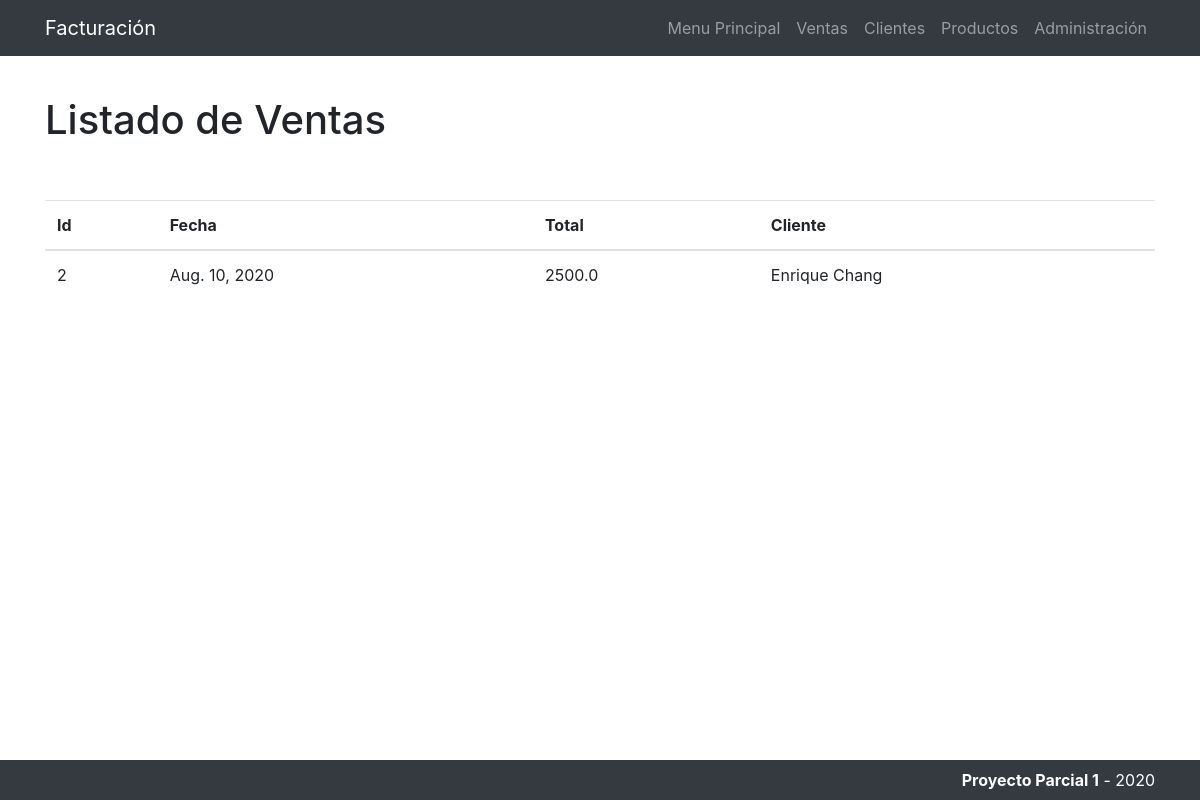
Page /listarfactura/ on the committed database.
### app/models.py (models this page shows, shortened)
class Factura(models.Model):
    cliente = models.ForeignKey(Cliente, on_delete = models.CASCADE)
    fecha = models.DateField()
    total = models.FloatField(default=0)

class Cliente(models.Model):
    ruc = models.CharField(max_length=13)
    nombre = models.CharField(max_length=300)
    direccion = models.TextField(blank=True, null=True)
    producto = models.ManyToManyField(Producto)

### app/views.py (the view)
# urls.py: path('listarfactura/', listarFactura, name='listarfactura'),
def listarFactura(request):
    factura = Factura.objects.all()
    opciones = {'Menu': 'Menu Principal',
                'Cliente': 'Clientes','Producto':'Productos','Factura':'Ventas', 'facturas': factura}
    return render(request, 'listar_factura.html', opciones)

### templates/listar_factura.html (shortened to what this page needs)
<!DOCTYPE html>
<html lang="en">
<head>
    {% load static %}
    <link href="{% static 'bootstrap/css/bootstrap.min.css' %}" rel="stylesheet">
    <link rel="stylesheet" href="https://stackpath.bootstrapcdn.com/bootstrap/4.5.2/css/bootstrap.min.css">
    <link href="{% static 'bootstrap/css/bootstrap.min.css' %}" rel="stylesheet">
</head>
<body>
<nav class="navbar navbar-expand-lg navbar-dark bg-dark fixed-top">
    <div class="container">
        <a class="navbar-brand" href="#">Facturación</a>
        <div class="collapse navbar-collapse" id="navbarResponsive">
            <ul class="navbar-nav ml-auto">
                <li class="nav-item">
                    <a class="nav-link" href="/">{{ Menu}}</a>
                </li>
                <li class="nav-item">
                    <a class="nav-link" href="/listarfactura">{{Factura}}</a>
                </li>
                <li class="nav-item">
                    <a class="nav-link" href="/listarcliente">{{Cliente}}</a>
                </li>
                <li class="nav-item">
                    <a class="nav-link" href="/listarproducto">{{Producto}}</a>
                </li>
                <li class="nav-item">
                    <a class="nav-link" href="/admin">Administración</a>
                </li>
            </ul>
        </div>
    </div>
</nav>
<br><br><br><br>
    <div class="container">
    <h1>Listado de {{Factura}}</h1>
    <br><br>
        <table class="table table-hover">
            <thead>
                <tr>
                    <th>Id</th>
                    <th>Fecha</th>
                    <th>Total</th>
                    <th>Cliente</th>
                </tr>
            </thead>
            <body>
                {% for factura in facturas %}
                <tr>
                    <td>{{ factura.id }}</td>
                    <td>{{ factura.fecha }}</td>
                    <td>{{ factura.total }}</td>
                    <td>{{ factura.cliente.nombre }}</td>
                </tr>
                {% endfor %}
            </body>
        </table>
</div>
<br><br><br><br>
<footer class="py-2 bg-dark" style="bottom: 0; position:fixed; width:100%;">
    <div class="container">
        <p class="m-0 text-right  text-white"><b>Proyecto Parcial 1</b> - 2020</p>
    </div>
</footer>
</body>
</html>

### rows in the picture
Factura: id "2", fecha "Aug. 10, 2020", total "2500.0", cliente.nombre "Enrique Chang"

### other values in the picture
{{ Menu }} "Menu Principal"
{{ Factura }} "Ventas"
{{ Cliente }} "Clientes"
{{ Producto }} "Productos"
